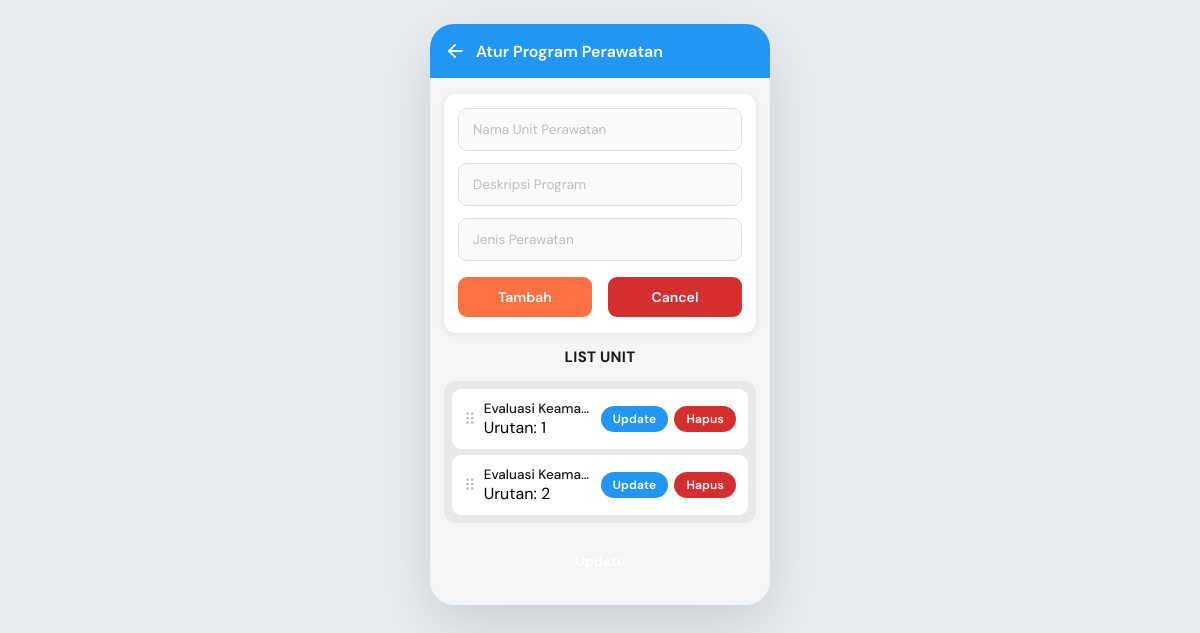
/front-end/atur_program.php, run on the app's committed database.
### tables this page shows
CREATE TABLE `maintenance_unit` (
  `id` int(255) NOT NULL,
  `sequence_number` int(255) DEFAULT NULL,
  `unit_name` text NOT NULL,
  `unit_description` text NOT NULL,
  `unit_type` text DEFAULT NULL
);

### front-end/atur_program.php (the view, shortened to what this page needs)
<!DOCTYPE html>
<html lang="id">
<head>
  <link rel="stylesheet" href="../styling_feature/atur_program.css" />
</head>
<body>
  <div class="shell">
    <div class="topbar">
      <a href="dashboard_kantorpusat.php" class="back-btn">
        <svg viewBox="0 0 24 24">
          <path d="M20 11H7.83l5.59-5.59L12 4l-8 8 8 8 1.41-1.41L7.83 13H20v-2z" />
        </svg>
      </a>
      <h1>Atur Program Perawatan</h1>
    </div>
    <div class="page-body">
      <div class="card">
        <form action="../src/feature/maintenance_program/endpoint/add_unit.php" method="POST">
          <input type="text" name="unit_name" placeholder="Nama Unit Perawatan" required />
          <input type="text" name="description" placeholder="Deskripsi Program" required />
          <input type="text" name="unit_type" placeholder="Jenis Perawatan" required />
          <div class="btn-row" style="margin-top:4px">
            <button type="submit" class="btn btn-orange2">Tambah</button>
            <a href="atur_program.php" class="btn btn-red" style="text-align:center">Cancel</a>
          </div>
        </form>
      </div>
      <p class="section-title">LIST UNIT</p>
      <div class="list-area">
        <?php
        require_once __DIR__ . "/../src/db/lms.php";
        $units  = [];
        $result = $db->query("SELECT * FROM maintenance_unit ORDER BY sequence_number");
        if ($result) {
          while ($row = $result->fetch_assoc()) $units[] = $row;
        }
        if (empty($units)):
        ?>
          <div class="list-placeholder">
            <span class="dots">⠿</span>
            <span>Unit Perawatan:</span>
          </div>
          <?php else: foreach ($result as $unit): ?>
            <div class="list-item">
              <span class="drag-icon">⠿</span>
              <div class="item-info">
                <div class="item-name"><?= htmlspecialchars($unit['unit_name']) ?></div>
                <div class="item-sub">Urutan: <?= $unit['sequence_number'] ?></div>
              </div>
              <div class="action-links">
                <a href="atur_program.php?edit=<?= $unit['id'] ?>" class="link-action">Update</a>
                <form action="../src/feature/maintenance_program/endpoint/delete_unit.php"
                  method="POST" style="display:inline">
                  <button type="submit" class="link-action del">Hapus</button>
                </form>
              </div>
            </div>
        <?php endforeach;
        endif; ?>
      </div>
      <a href="atur_program.php" class="btn btn-orange full-width" style="margin-top:4px; text-align:center">
      </a>
    </div>
  </div>
</body>
</html>

### styling_feature/atur_program.css (style rules this page uses)
*, *::before, *::after { box-sizing: border-box; margin: 0; padding: 0; }
:root { --blue: #2196F3; --orange: #FF7043; --orange2: #FF7043; --red: #D32F2F; --dark: #1a1a1a; --gray: #757575; --lgray: #bdbdbd; --border: #e0e0e0; --bg: #f5f5f5; --card: #ffffff; --list-bg: #e8e8e8; }
body { font-family: 'DM Sans', sans-serif; background: #e8edf2; min-height: 100vh; display: flex; align-items: flex-start; justify-content: center; padding: 24px 12px; }
.shell { width: min(340px, 100%); background: var(--bg); border-radius: clamp(0px, 3.5vw, 24px); box-shadow: 0 20px 56px rgba(0,0,0,.13); overflow: hidden; animation: fadeUp .4s ease both; }
.topbar { background: var(--blue); display: flex; align-items: center; padding: 16px 14px; gap: 10px; }
.back-btn { display: flex; align-items: center; color: #fff; text-decoration: none; flex-shrink: 0; }
.back-btn svg { width: 22px; height: 22px; fill: #fff; }
.topbar h1 { font-size: 16px; font-weight: 600; color: #fff; }
.page-body { padding: 16px 14px 24px; display: flex; flex-direction: column; gap: 14px; }
.card { background: var(--card); border-radius: 12px; padding: 14px 14px 16px; box-shadow: 0 2px 8px rgba(0,0,0,.07); }
.card form { display: flex; flex-direction: column; gap: 12px; }
.card input { width: 100%; padding: 12px 14px; border: 1.5px solid var(--border); border-radius: 9px; background: #fafafa; font-family: inherit; font-size: 13.5px; color: var(--dark); outline: none; transition: border-color .2s, box-shadow .2s; }
.card input::placeholder { color: var(--lgray); }
.btn-row { display: flex; gap: 16px; margin-top: 6px; }
.btn { flex: 1; padding: 11px; border: none; border-radius: 9px; font-family: inherit; font-size: 14px; font-weight: 600; cursor: pointer; color: #fff; text-align: center; text-decoration: none; display: inline-block; transition: opacity .15s, transform .1s; }
.btn-orange2 { background: var(--orange2); }
.btn-red { background: var(--red); }
.section-title { font-size: 15px; font-weight: 700; color: var(--dark); text-align: center; letter-spacing: .3px; }
.list-area { background: var(--list-bg); border-radius: 12px; min-height: 100px; padding: 8px; display: flex; flex-direction: column; gap: 6px; }
.list-item { background: var(--card); border-radius: 9px; padding: 11px 12px; display: flex; align-items: center; gap: 8px; animation: itemIn .2s ease both; }
.drag-icon { color: #bbb; font-size: 16px; flex-shrink: 0; }
.item-info { flex: 1; min-width: 0; }
.item-name { font-size: 13.5px; font-weight: 500; color: var(--dark); white-space: nowrap; overflow: hidden; text-overflow: ellipsis; }
.action-links { display: flex; gap: 6px; flex-shrink: 0; }
.link-action { display: inline-flex; align-items: center; padding: 5px 12px; border: none; border-radius: 20px; font-family: inherit; font-size: 12px; font-weight: 600; cursor: pointer; text-decoration: none; letter-spacing: .2px; transition: opacity .15s, transform .1s; background: var(--blue); color: #fff; }
.link-action.del { background: var(--red); color: #fff; }

### data on the page
maintenance_unit: unit_name "Evaluasi Keama…", sequence_number "1"
maintenance_unit: unit_name "Evaluasi Keama…", sequence_number "2"
